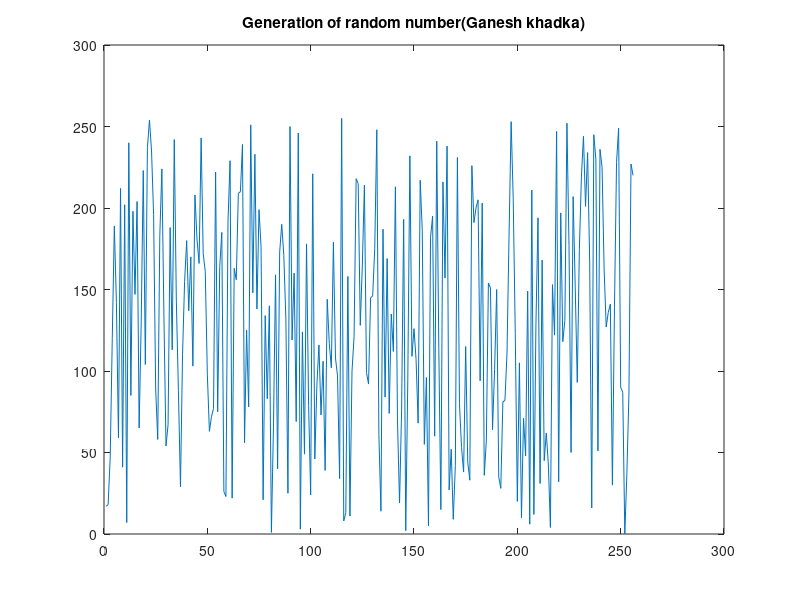

MATLAB code for this plot:
a=29;
b=37;
p=256;
r(1)=17;
n=10;
x02=0;
c=[0 0 0 0 0 0 0 0 0 0];
ei=256/n;
for i=1:255
r(i+1)=mod(r(i)*a+b,p);

if(r(i+1)<=25)
c(1)=c(1)+1;
end
if(r(i+1)>25  && r(i+1)<=75)
c(2)=c(2)+1;
end
if(r(i+1)>50  && r(i+1)<=75)
c(3)=c(3)+1;
end
if(r(i+1)>75 && r(i+1)<=100)
c(4)=c(4)+1;
end
if(r(i+1)>100  && r(i+1)<=125)
c(5)=c(5)+1;
end
if(r(i+1)>125  && r(i+1)<=150)
c(6)=c(6)+1;
end
if(r(i+1)>150  && r(i+1)<=175)
c(7)=c(7)+1;
end
if(r(i+1)>175  && r(i+1)<=200)
c(8)=c(8)+1;
end
if(r(i+1)>200  && r(i+1)<=255)
c(9)=c(9)+1;
end
if(r(i+1)>255  && r(i+1)<=256)
c(10)=c(10)+1;
end
end
for i=1:10
x02=x02+(c(i)-ei)*(c(i)-ei)/ei;
end
disp(r)
plot(r)
title('Generation of random number(Ganesh khadka)')










